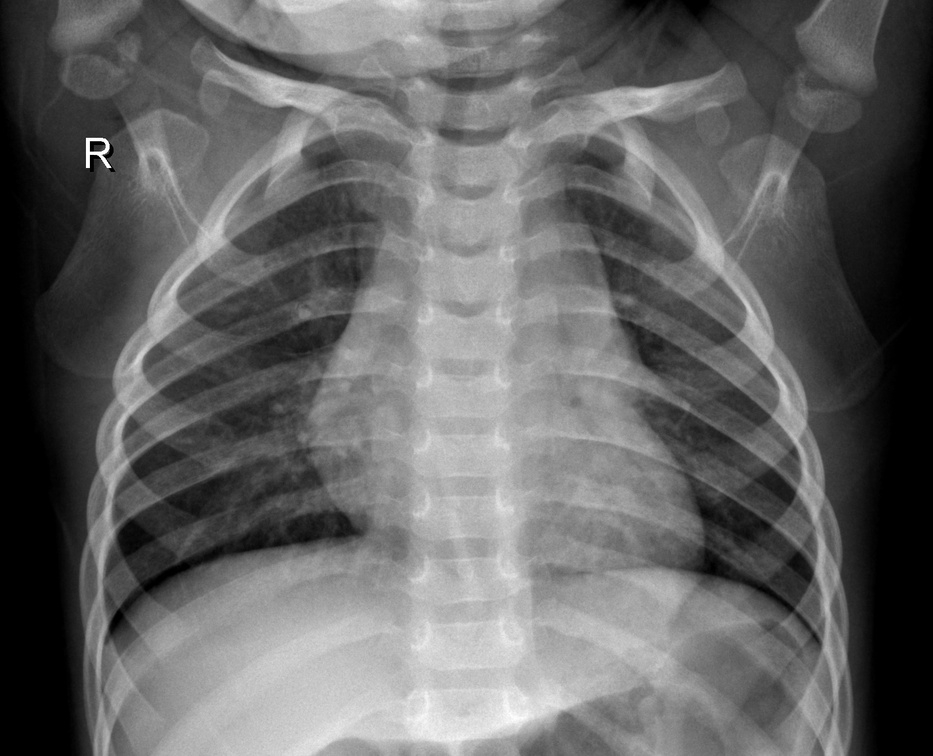
#> input picture Image/normal.jpeg, 933 x 756 px, shrunk from 1422 x 1152 before the run, found by its file name
$ python filter_image_class.py
#> lines starting #> are read from the running program, lines starting #| are printed output that depends on the picture; long printed decimals are rounded
from PIL import Image
from pathlib import Path
from typing import Tuple, Union
import cv2 , numpy as np , io , logging

logging.basicConfig(level=logging.INFO)
logger = logging.getLogger(__name__)

class ImageValidator:
    MIN_WIDTH = 150
    MIN_HEIGHT = 150
    MAX_PEAK_HISTOGRAM = 0.4
    MAX_SYMMETRY_DIFF = 60

    def __init__(self, strict_mode: bool = False):
        self.strict_mode = strict_mode
        if strict_mode:
            self.MIN_WIDTH = 200
            self.MIN_HEIGHT = 200
            self.MAX_PEAK_HISTOGRAM = 0.35
            self.MAX_SYMMETRY_DIFF = 50

    def is_chest_xray(self, img_input: Union[bytes, str, Path, Image.Image]) -> Tuple[bool, str]:
        try:
            img = self.load_image(img_input)

            if img is None:
                return False, "Failed to decode image"
            h, w = img.shape[:2]
            if h < self.MIN_HEIGHT or w < self.MIN_WIDTH:
                return False, f"Image too small ({w}x{h}). Min: {self.MIN_WIDTH}x{self.MIN_HEIGHT}"

            is_valid, message = self.check_contrast(img)
            if not is_valid:
                return False, message

            is_valid, message = self._check_symmetry(img)
            if not is_valid:
                return False, message

            return True, "Valid chest X-ray"

        except Exception as e:
            logger.error(f"Validation error: {e}", exc_info=True)
            return False, f"Validation error: {str(e)}"

    def load_image(self, img_input: Union[bytes, str, Path, Image.Image]) -> np.ndarray:
        try:
            if isinstance(img_input, bytes):
                nparr = np.frombuffer(img_input, np.uint8)
                img = cv2.imdecode(nparr, cv2.IMREAD_GRAYSCALE)

            elif isinstance(img_input, (str, Path)):
                img = cv2.imread(str(img_input), cv2.IMREAD_GRAYSCALE)
#> img is the input picture: shape (756, 933); min 0, max 255, mean 100.6

            elif isinstance(img_input, Image.Image):
                if img_input.mode != 'L':
                    img_input = img_input.convert('L')
                img = np.array(img_input)

            elif isinstance(img_input, np.ndarray):
                if len(img_input.shape) == 3:
                    img = cv2.cvtColor(img_input, cv2.COLOR_BGR2GRAY)
                else:
                    img = img_input
            else:
                raise TypeError(f"Unsupported input type: {type(img_input)}")

            return img

        except Exception as e:
            logger.error(f"Failed to load image: {e}")
            return None

    def check_contrast(self, img: np.ndarray) -> Tuple[bool, str]:
        try:
            hist = cv2.calcHist([img], [0], None, [256], [0, 256])
#> hist = 256 values, max 51868 at index 0, min 11 at index 249, mean 2755.3
            hist = hist.flatten() / hist.sum()  # Normalize
#> hist = 256 values, max 0.0735 at index 0, min 1.56e-05 at index 249, mean 0.00391

            peak_val = hist.max()
#> peak_val = 0.0735
            if peak_val > self.MAX_PEAK_HISTOGRAM:
                return False, f"Low contrast or uniform image (peak: {peak_val:.2f})"

            std_dev = np.std(img)
#> std_dev = 59.78
#> in is_chest_xray, `is_valid, message = self.check_contrast(img)`: is_valid = True; message = 'Contrast OK'
            if std_dev < 20:
                return False, f"Image lacks intensity variation (std: {std_dev:.1f})"

            return True, "Contrast OK"

        except Exception as e:
            logger.error(f"Contrast check failed: {e}")
            return False, f"Contrast check error: {str(e)}"

    def _check_symmetry(self, img: np.ndarray) -> Tuple[bool, str]:
        try:
            h, w = img.shape
#> h = 756; w = 933
            mid = w // 2
#> mid = 466
            left_half = img[:, :mid]
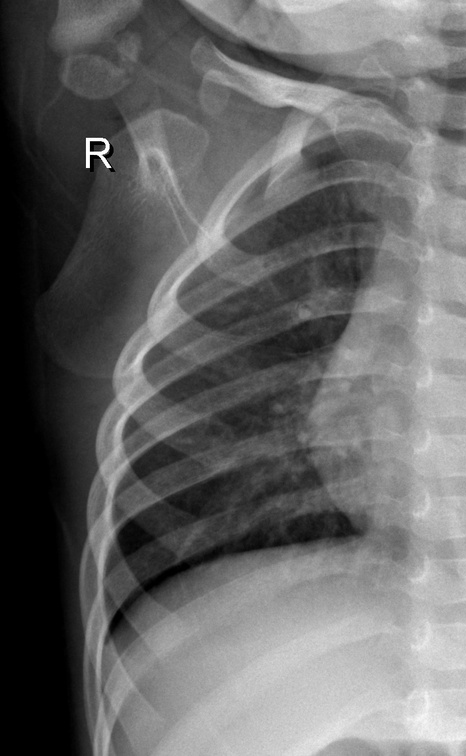
#> left_half: shape (756, 466); min 0, max 255, mean 103
            right_half = img[:, mid:w]
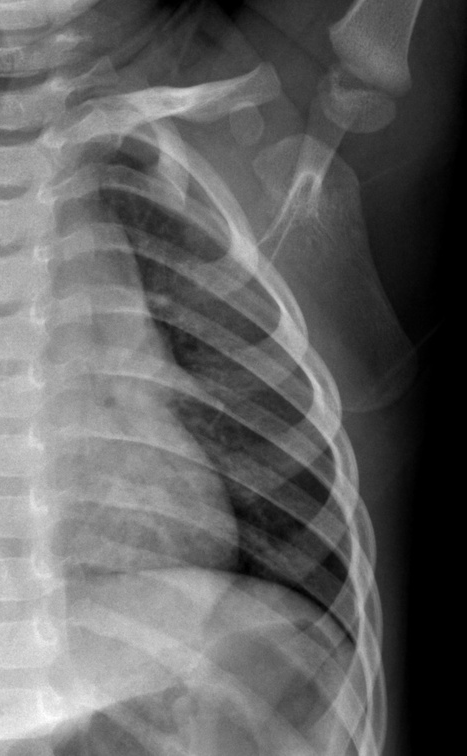
#> right_half: shape (756, 467); min 0, max 255, mean 98.3
            right_half_flipped = cv2.flip(right_half, 1)
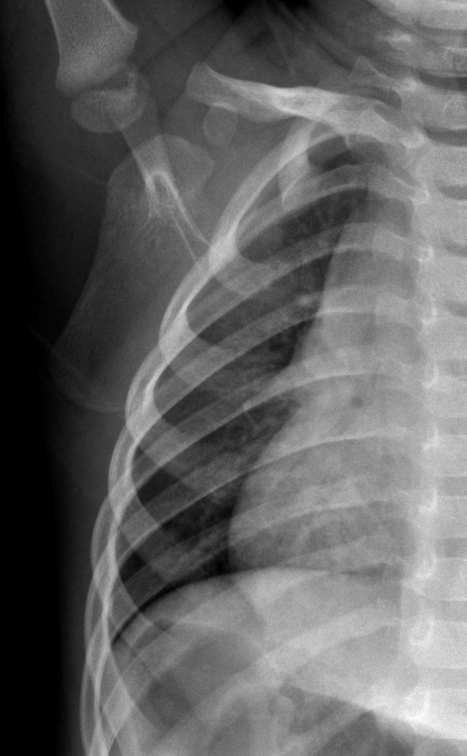
#> right_half_flipped: shape (756, 467); min 0, max 255, mean 98.3
            if left_half.shape[1] != right_half_flipped.shape[1]:
                min_width = min(left_half.shape[1], right_half_flipped.shape[1])
#> min_width = 466
                left_half = left_half[:, :min_width]
                right_half_flipped = right_half_flipped[:, :min_width]
#> right_half_flipped: shape (756, 466)

            diff = cv2.absdiff(left_half, right_half_flipped)
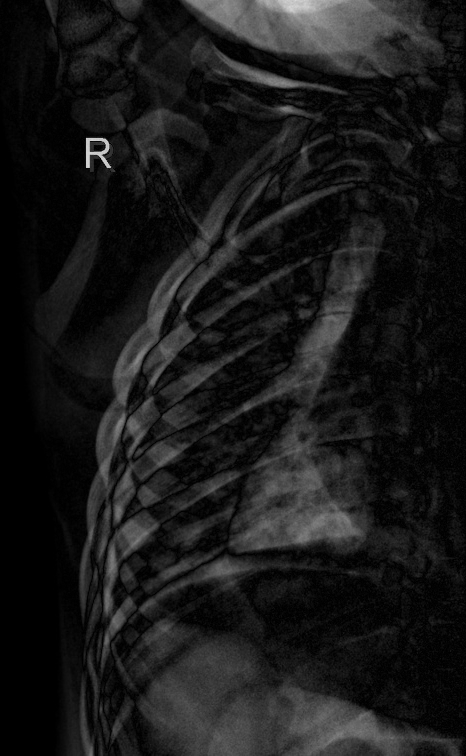
#> diff: shape (756, 466); min 0, max 216, mean 25.3
            mean_diff = diff.mean()
#> mean_diff = 25.35
#> in is_chest_xray, `is_valid, message = self._check_symmetry(img)`: message = 'Symmetry OK'

            if mean_diff > self.MAX_SYMMETRY_DIFF:
                return False, f"Image not symmetric (diff: {mean_diff:.1f}). May not be chest X-ray"

            return True, "Symmetry OK"

        except Exception as e:
            logger.error(f"Symmetry check failed: {e}")
            return False, f"Symmetry check error: {str(e)}"

    def validate_batch(self, img_inputs: list) -> list:
        results = []
        for img_input in img_inputs:
            result = self.is_chest_xray(img_input)
            results.append(result)
        return results

    def get_validation_details(self, img_input: Union[bytes, str, Path, Image.Image]) -> dict:
        try:
            img = self.load_image(img_input)

            if img is None:
                return {"error": "Failed to load image"}

            h, w = img.shape
#> h = 756; w = 933
            hist = cv2.calcHist([img], [0], None, [256], [0, 256])
#> hist = 256 values, max 51868 at index 0, min 11 at index 249, mean 2755.3
            hist = hist.flatten() / hist.sum()
#> hist = 256 values, max 0.0735 at index 0, min 1.56e-05 at index 249, mean 0.00391
            peak_val = hist.max()
#> peak_val = 0.0735
            std_dev = np.std(img)
#> std_dev = 59.78

            mid = w // 2
#> mid = 466
            left_half = img[:, :mid]
            right_half = cv2.flip(img[:, mid:w], 1)

            if left_half.shape[1] != right_half.shape[1]:
                min_width = min(left_half.shape[1], right_half.shape[1])
#> min_width = 466
                left_half = left_half[:, :min_width]
                right_half = right_half[:, :min_width]

            diff = cv2.absdiff(left_half, right_half)
            mean_diff = diff.mean()
#> mean_diff = 25.35

            is_valid, message = self.is_chest_xray(img_input)

            return {
                "is_valid": is_valid,
                "message": message,
                "dimensions": {"width": w, "height": h},
                "contrast": {
                    "histogram_peak": float(peak_val),
                    "std_dev": float(std_dev),
                    "threshold": self.MAX_PEAK_HISTOGRAM
                },
                "symmetry": {
                    "mean_diff": float(mean_diff),
                    "threshold": self.MAX_SYMMETRY_DIFF
                }
            }

        except Exception as e:
            return {"error": str(e)}

if __name__ == '__main__':
    validator = ImageValidator()

    test_image = "/home/trank/python/python3.13/CNN/Image/normal.jpeg"
    is_valid, message = validator.is_chest_xray(test_image)
    print(f"Valid: {is_valid}, Message: {message}")

    # strict mode
    strict_validator = ImageValidator(strict_mode=True)
    is_valid, message = strict_validator.is_chest_xray(test_image)
    print(f"Strict validation - Valid: {is_valid}, Message: {message}")

    # detailed validation
    details = validator.get_validation_details(test_image)
#> details = 5 items
    print("\nDetailed validation:")
    for key, value in details.items():
        print(f"  {key}: {value}")
#> this loop made 5 passes
#> (key, value) on passes 1, 2, 3, 5: ('is_valid', True), ('message', 'Valid chest X-ray'), ('dimensions', {'width': 933, 'height': 756}), ('symmetry', {'mean_diff': 25.35, 'threshold': 60})
#|   is_valid: True
#|   message: Valid chest X-ray
#|   dimensions: {'width': 933, 'height': 756}
#|   contrast: {'histogram_peak': 0.07354, 'std_dev': 59.780, 'threshold': 0.4}
#|   symmetry: {'mean_diff': 25.347, 'threshold': 60}

    # batch validation
    test_images = [
        "/home/trank/python/python3.13/CNN/Image/normal.jpeg",
        "/home/trank/python/python3.13/CNN/Image/person109_bacteria_523.jpeg",
        "/home/trank/python/python3.13/CNN/Image/person1008_virus_1691.jpeg"
        "/home/trank/python/python3.13/CNN/Image/test.jpeg"
    ]
    results = validator.validate_batch(test_images)
#> pass 2 of the loop in validate_batch, `for img_input in img_inputs:`:
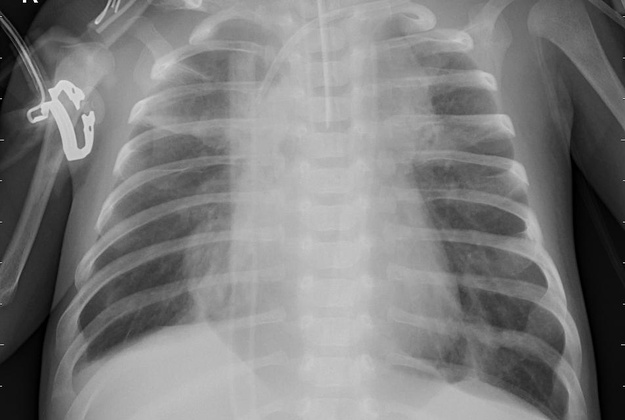
#> input picture Image/person109_bacteria_523.jpeg, 625 x 420 px, shrunk from 952 x 640 before the run, found by its file name
#> in load_image, img is the input picture: shape (420, 625); min 0, max 255, mean 125.5
#> left_half: shape (420, 312)
#> right_half: shape (420, 313)
#> in _check_symmetry (call 5), `right_half_flipped = cv2.flip(right_half, 1)`:
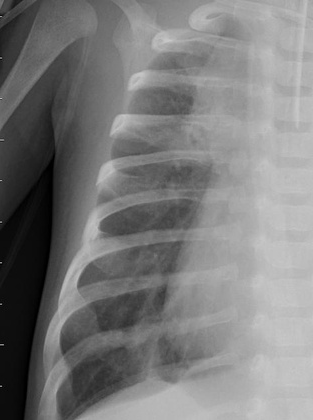
#> right_half_flipped: shape (420, 313); min 0, max 202, mean 123
#> in _check_symmetry (call 5), `diff = cv2.absdiff(left_half, right_half_flipped)`:
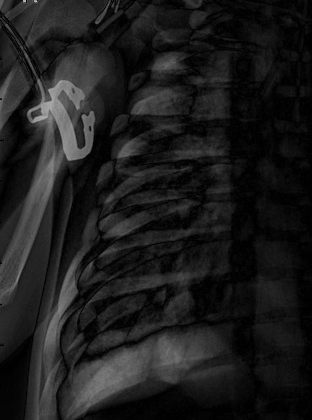
#> diff: shape (420, 312); min 0, max 192, mean 28.5
#> in _check_symmetry (call 5), `mean_diff = diff.mean()`: mean_diff = 28.48
#> pass 3 of the loop in validate_batch, `for img_input in img_inputs:`:
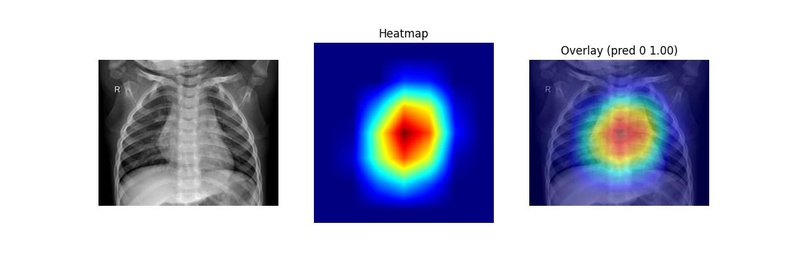
#> input picture Image/test.jpeg, 788 x 263 px, shrunk from 1200 x 400 before the run, found by its file name
#> in load_image (call 7), `img = cv2.imread(str(img_input), cv2.IMREAD_GRAYSCALE)`:
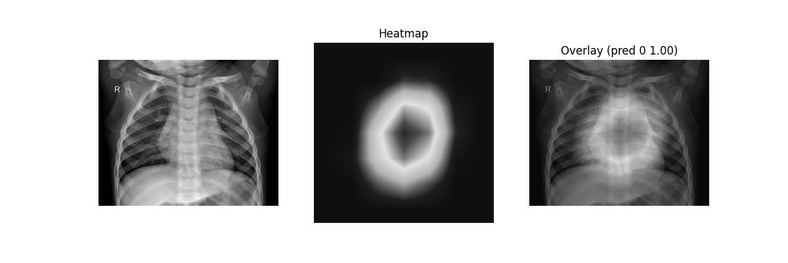
#> img: shape (263, 788); min 0, max 255, mean 181.1
#> results = 3 items
    print("\nBatch validation:")
    for img, (valid, msg) in zip(test_images, results):
        print(f"  {img}: {valid} - {msg}")
#> this loop made 3 passes
#|   /home/trank/python/python3.13/CNN/Image/normal.jpeg: True - Valid chest X-ray
#|   /home/trank/python/python3.13/CNN/Image/person109_bacteria_523.jpeg: True - Valid chest X-ray
#|   /home/trank/python/python3.13/CNN/Image/person1008_virus_1691.jpeg/home/trank/python/python3.13/CNN/Image/test.jpeg: False - Low contrast or uniform image (peak: 0.55)
